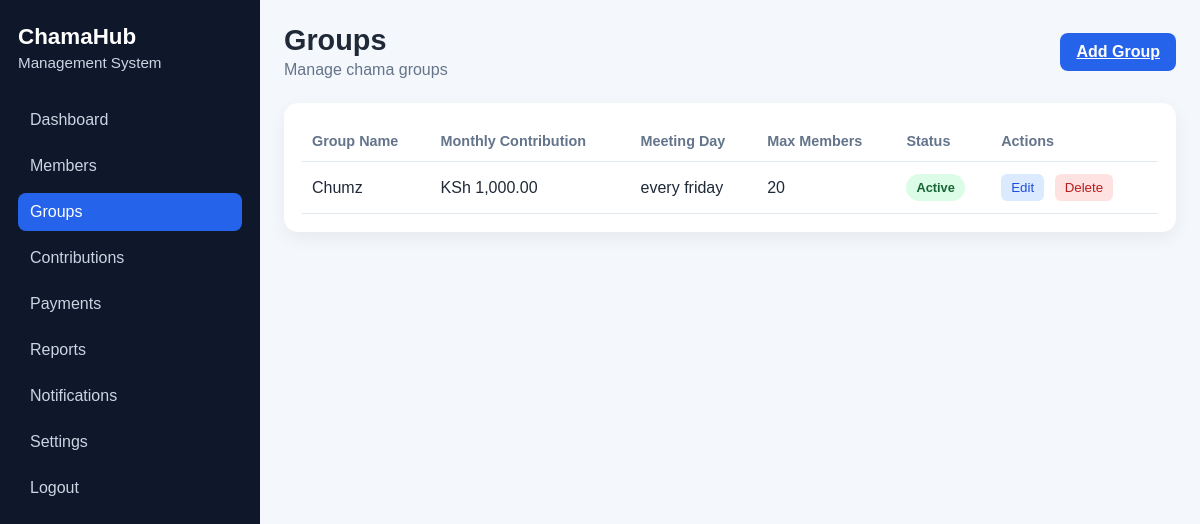
Before: /groups with the older database file.
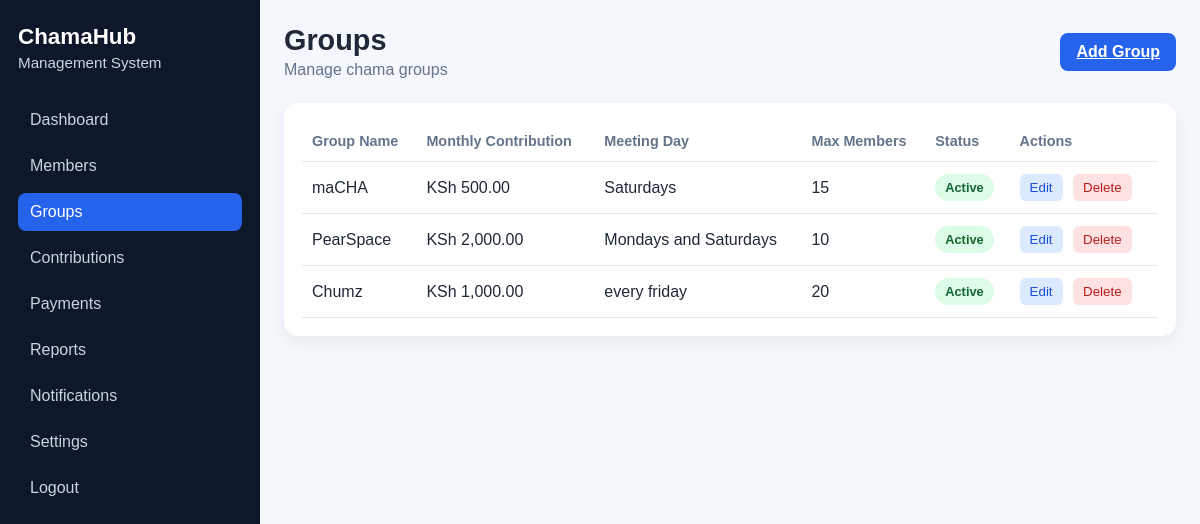
After: the same page with the newer database file.
### app/models.py (models this page shows, shortened)
class Group(db.Model):
    __tablename__ = "groups"
    id = db.Column(db.Integer, primary_key=True)
    group_name = db.Column(db.String(100), nullable=False)
    monthly_contribution = db.Column(db.Float, nullable=False, default=0.0)
    meeting_day = db.Column(db.String(50), nullable=False)
    max_members = db.Column(db.Integer, nullable=False, default=0)
    status = db.Column(db.String(20), nullable=False, default="Active")

### app/routes.py (the view)
@main.route("/groups")
def groups():
    groups = Group.query.order_by(Group.id.desc()).all()
    return render_template("groups.html", groups=groups)

### app/templates/groups.html (shortened to what this page needs)
<!DOCTYPE html>
<html lang="en">
  <head>
    <link rel="stylesheet" href="{{ url_for('static', filename='css/dashboard.css') }}" />
  </head>
  <body>
    <div class="dashboard-layout">
      <aside class="sidebar">
        <div class="brand-block">
          <h2>ChamaHub</h2>
          <p>Management System</p>
        </div>
        <nav class="sidebar-nav">
          <a href="{{ url_for('main.dashboard') }}">Dashboard</a>
          <a href="{{ url_for('main.members') }}">Members</a>
          <a href="{{ url_for('main.groups') }}" class="active">Groups</a>
          <a href="{{ url_for('main.contributions') }}">Contributions</a>
          <a href="{{ url_for('main.payouts') }}">Payments</a>
          <a href="{{ url_for('main.reports') }}">Reports</a>
          <a href="{{ url_for('main.notifications') }}">Notifications</a>
          <a href="{{ url_for('main.settings') }}">Settings</a>
          <a href="{{ url_for('main.logout') }}">Logout</a>
        </nav>
      </aside>
      <main class="main-content">
        <header class="topbar">
          <div>
            <h1>Groups</h1>
            <p>Manage chama groups</p>
          </div>
          <a href="{{ url_for('main.add_group') }}" class="add-btn">Add Group</a>
        </header>
        <section class="panel">
          <div class="table-wrapper">
            <table class="data-table">
              <thead>
                <tr>
                  <th>Group Name</th>
                  <th>Monthly Contribution</th>
                  <th>Meeting Day</th>
                  <th>Max Members</th>
                  <th>Status</th>
                  <th>Actions</th>
                </tr>
              </thead>
              <tbody>
                {% for group in groups %}
                <tr>
                  <td>{{ group.group_name }}</td>
                  <td>KSh {{ "{:,.2f}".format(group.monthly_contribution) }}</td>
                  <td>{{ group.meeting_day }}</td>
                  <td>{{ group.max_members }}</td>
                  <td><span class="status {{ group.status.lower() }}">{{ group.status }}</span></td>
                  <td>
                    <button class="action-btn edit">Edit</button>
                    <button class="action-btn delete">Delete</button>
                  </td>
                </tr>
                {% else %}
                <tr>
                  <td colspan="6">No groups yet. Create your first group.</td>
                </tr>
                {% endfor %}
              </tbody>
            </table>
          </div>
        </section>
      </main>
    </div>
  </body>
</html>

### app/static/css/dashboard.css (style rules this page uses)
:root { --bg: #f4f7fb; --sidebar: #0f172a; --sidebar-text: #cbd5e1; --sidebar-active: #2563eb; --card: #ffffff; --text: #1f2937; --muted: #64748b; --accent: #2563eb; }
* { box-sizing: border-box; margin: 0; padding: 0; }
body { font-family: Arial, Helvetica, sans-serif; background: var(--bg); color: var(--text); }
.dashboard-layout { display: flex; min-height: 100vh; }
.sidebar { width: 260px; background: var(--sidebar); color: white; padding: 24px 18px; }
.brand-block { margin-bottom: 30px; }
.brand-block h2 { font-size: 1.4rem; margin-bottom: 4px; }
.brand-block p { color: var(--sidebar-text); font-size: 0.95rem; }
.sidebar-nav { display: flex; flex-direction: column; gap: 8px; }
.sidebar-nav a { color: var(--sidebar-text); text-decoration: none; padding: 10px 12px; border-radius: 8px; transition: 0.2s ease; }
.sidebar-nav a:hover, .sidebar-nav a.active { background: var(--sidebar-active); color: white; }
.main-content { flex: 1; padding: 24px; }
.topbar { display: flex; justify-content: space-between; align-items: center; margin-bottom: 24px; }
.topbar h1 { font-size: 1.8rem; margin-bottom: 4px; }
.topbar p { color: var(--muted); }
.card, .panel { background: var(--card); border-radius: 14px; padding: 18px; box-shadow: 0 6px 18px rgba(15, 23, 42, 0.06); }
.add-btn { background: var(--accent); color: white; border: none; padding: 10px 16px; border-radius: 8px; cursor: pointer; font-weight: bold; }
.table-wrapper { overflow-x: auto; }
.data-table { width: 100%; border-collapse: collapse; }
.data-table th, .data-table td { text-align: left; padding: 12px 10px; border-bottom: 1px solid #e2e8f0; }
.data-table th { color: var(--muted); font-size: 0.9rem; }
.status { display: inline-block; padding: 6px 10px; border-radius: 999px; font-size: 0.8rem; font-weight: bold; }
.status.active { background: #dcfce7; color: #166534; }
.action-btn { border: none; padding: 6px 10px; border-radius: 6px; cursor: pointer; margin-right: 6px; }
.action-btn.edit { background: #dbeafe; color: #1d4ed8; }
.action-btn.delete { background: #fee2e2; color: #b91c1c; }

Changed rows visible on the page:
added Group: group_name "maCHA", monthly_contribution "500.00", meeting_day "Saturdays", max_members "15", status "Active"
added Group: group_name "PearSpace", monthly_contribution "2,000.00", meeting_day "Mondays and Saturdays", max_members "10", status "Active"
